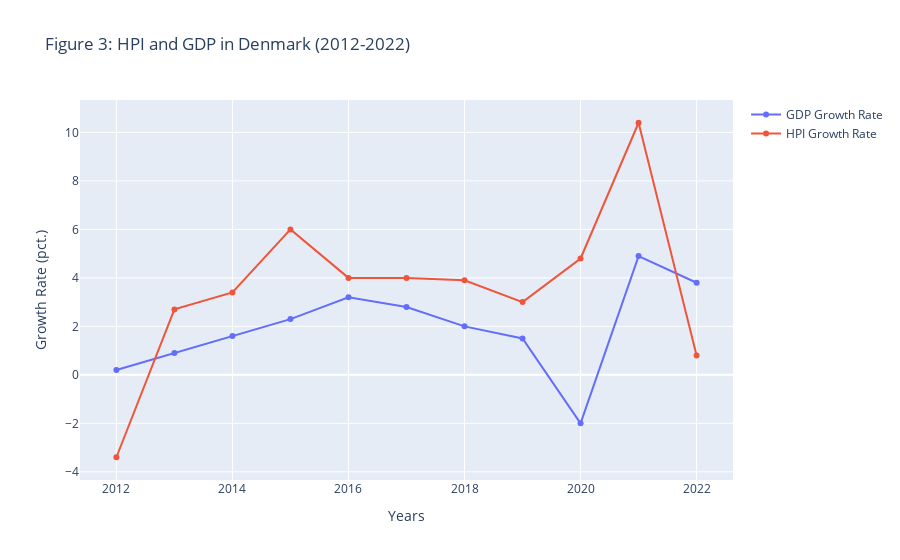

Source (notebook cell):
### Markdown cell above
Again, I will make an interactive Plotly figure, so that it is possible for you to hover over the data points and view the exact GDP og HPI growth rate for each year.

### Code cell
#Creating a Plotly line plot figure with to lines

#Creating a list for the years 2012-2022:
years = []
for year in range(2012, 2023):
    years.append(year)

#Creating two variables that each calls the data for GDP and HPI
y1_value= df_gdp['GDP Growth Rate']

y2_value = df_hpi_a['Hele landet']

#Plotting the values
fig3 = go.Figure()
fig3.add_trace(go.Scatter(x=years, y=df_gdp['GDP Growth Rate'], mode='lines+markers', name='GDP Growth Rate'))
fig3.add_trace(go.Scatter(x=years, y=df_hpi_a['Hele landet'], mode='lines+markers', name='HPI Growth Rate'))

#Giving the figure a totle
fig3.update_layout(title='Figure 3: HPI and GDP in Denmark (2012-2022)', xaxis_title='Years', yaxis_title='Growth Rate (pct.)')

#Showing the Plotly plot
fig3.show()

### Figure 1 — Plotly figure (JSON) as saved in the notebook; plotly's stock layout.template omitted (floating-point values rounded to 4 significant figures)
{"data": [{"mode": "lines+markers", "name": "GDP Growth Rate", "type": "scatter", "x": [2012, 2013, 2014, 2015, 2016, 2017, 2018, 2019, 2020, 2021, 2022], "y": [0.2, 0.9, 1.6, 2.3, 3.2, 2.8, 2, 1.5, -2, 4.9, 3.8]}, {"mode": "lines+markers", "name": "HPI Growth Rate", "type": "scatter", "x": [2012, 2013, 2014, 2015, 2016, 2017, 2018, 2019, 2020, 2021, 2022], "y": [-3.4, 2.7, 3.4, 6, 4, 4, 3.9, 3, 4.8, 10.4, 0.8]}], "layout": {"title": {"text": "Figure 3: HPI and GDP in Denmark (2012-2022)"}, "xaxis": {"title": {"text": "Years"}}, "yaxis": {"title": {"text": "Growth Rate (pct.)"}}}}
